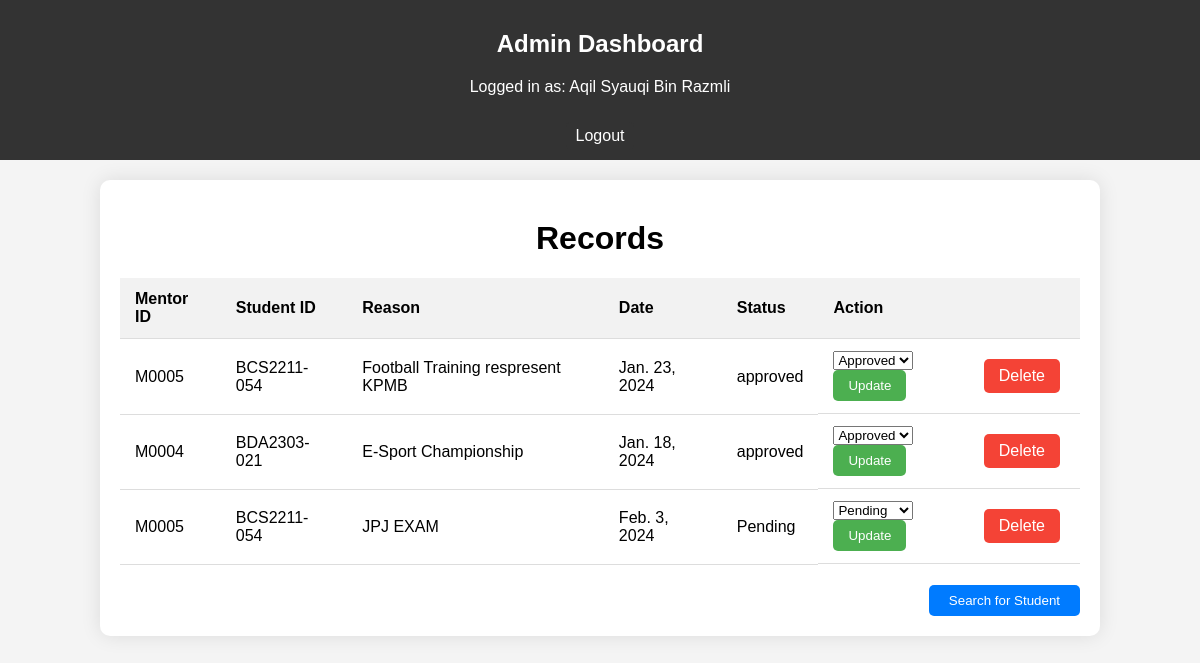
Screenshot of /SARS/Admin (signed in) with the database file from the repository.
### StudentApply/models.py (models this page shows)
class Adminstration(models.Model):
    AdminId = models.CharField(max_length = 5 , primary_key = True)
    AdminName = models.CharField(max_length = 50)
    AdminPhoneNo = models.CharField(max_length = 12)
    Password = models.TextField(default = "123456789")

class AbsentReason(models.Model):
    MentorID = models.ForeignKey(Mentor , on_delete= models.CASCADE)
    StudentID = models.ForeignKey(Student , on_delete = models.CASCADE)
    Reason = models.CharField(max_length=100)
    Date = models.DateField()
    Status = models.CharField(max_length = 10 , default="Pending" )

### StudentApply/views.py (the view)
# urls.py: path("Admin",views.admin,name="admin"),
def admin(request):
    if 'Adminstration' in request.session:
        user=request.session['Adminstration']
        Record = AbsentReason.objects.all().values()
        admin = Adminstration.objects.all().first()
        dict={
            "Record":Record,
            "admin":admin
        }
        return render(request,'adminpage.html',dict)
    else:
        return redirect('adminlogin')

### StudentApply/templates/adminpage.html (shortened to what this page needs)
<!DOCTYPE html>
<html lang="en">
<head>
</head>
<body>
    <div class="header">
        <h2>Admin Dashboard</h2>
        <p>Logged in as: {{admin.AdminName}}</p>
        <a href="Adminstration" class="logout-link">Logout</a>
    </div>
    <div class="container">
        <h1>Records</h1>
        <table>
            <thead>
                <tr>
                    <th>Mentor ID</th>
                    <th>Student ID</th>
                    <th>Reason</th>
                    <th>Date</th>
                    <th>Status</th>
                    <th>Action</th>
                </tr>
            </thead>
            <tbody>
                {% for student in Record %}
                <tr>
                    <td>{{ student.MentorID_id }}</td>
                    <td>{{ student.StudentID_id }}</td>
                    <td>{{ student.Reason }}</td>
                    <td>{{ student.Date }}</td>
                    <td>{{ student.Status }}</td>
                    <td class="action-buttons">
                        <form action="{% url 'update_status' %}" method="POST">
                            <select name="status">
                                <option value="pending" {% if student.Status == 'pending' %} selected {% endif %}>Pending</option>
                                <option value="approved" {% if student.Status == 'approved' %} selected {% endif %}>Approved</option>
                            </select>
                            <button type="submit">Update</button>
                        </form>
                        <a href="deletestud/{{student.id}}" class="delete-button">Delete</a>
                    </td>
                </tr>
                {% endfor %}
            </tbody>
        </table>
        <div class="search-button">
            <a href="{% url 'search' %}"><button>Search for Student</button></a>
        </div>
    </div>
</body>
</html>

### StudentApply/templates/adminpage.html (style rules this page uses)
body { font-family: Arial, sans-serif; background-color: #f4f4f4; margin: 0; padding: 0; }
.header { background-color: #333; color: #fff; padding: 10px; text-align: center; }
.container { width: 80%; margin: 20px auto; background-color: #fff; box-shadow: 0 0 20px rgba(0, 0, 0, 0.1); padding: 20px; border-radius: 10px; }
table { width: 100%; border-collapse: collapse; margin-top: 20px; }
th, td { padding: 12px 15px; text-align: left; border-bottom: 1px solid #ddd; }
th { background-color: #f2f2f2; font-weight: bold; }
h1 { text-align: center; margin-top: 20px; }
.logout-link { color: #fff; text-decoration: none; padding: 5px 10px; background-color: #333; border-radius: 5px; display: inline-block; margin-top: 10px; }
.action-buttons { display: flex; align-items: center; }
.action-buttons button, .action-buttons a { margin-right: 5px; padding: 8px 15px; border-radius: 5px; cursor: pointer; text-decoration: none; border: none; display: inline-block; }
.action-buttons button { background-color: #4CAF50; color: white; }
.action-buttons a.delete-button { background-color: #f44336; color: white; }
.search-button { display: flex; align-items: center; justify-content: flex-end; margin-top: 20px; }
.search-button button { padding: 8px 20px; border-radius: 5px; cursor: pointer; text-decoration: none; border: none; background-color: #007bff; color: white; }

### rows the page displays
Adminstration: AdminName "Aqil Syauqi Bin Razmli"
AbsentReason: MentorID_id "M0005", StudentID_id "BCS2211-054", Reason "Football Training respresent KPMB", Date "Jan. 23, 2024", Status "approved", status "Approved"
AbsentReason: MentorID_id "M0004", StudentID_id "BDA2303-021", Reason "E-Sport Championship", Date "Jan. 18, 2024", Status "approved", status "Approved"
AbsentReason: MentorID_id "M0005", StudentID_id "BCS2211-054", Reason "JPJ EXAM", Date "Feb. 3, 2024", Status "Pending"
